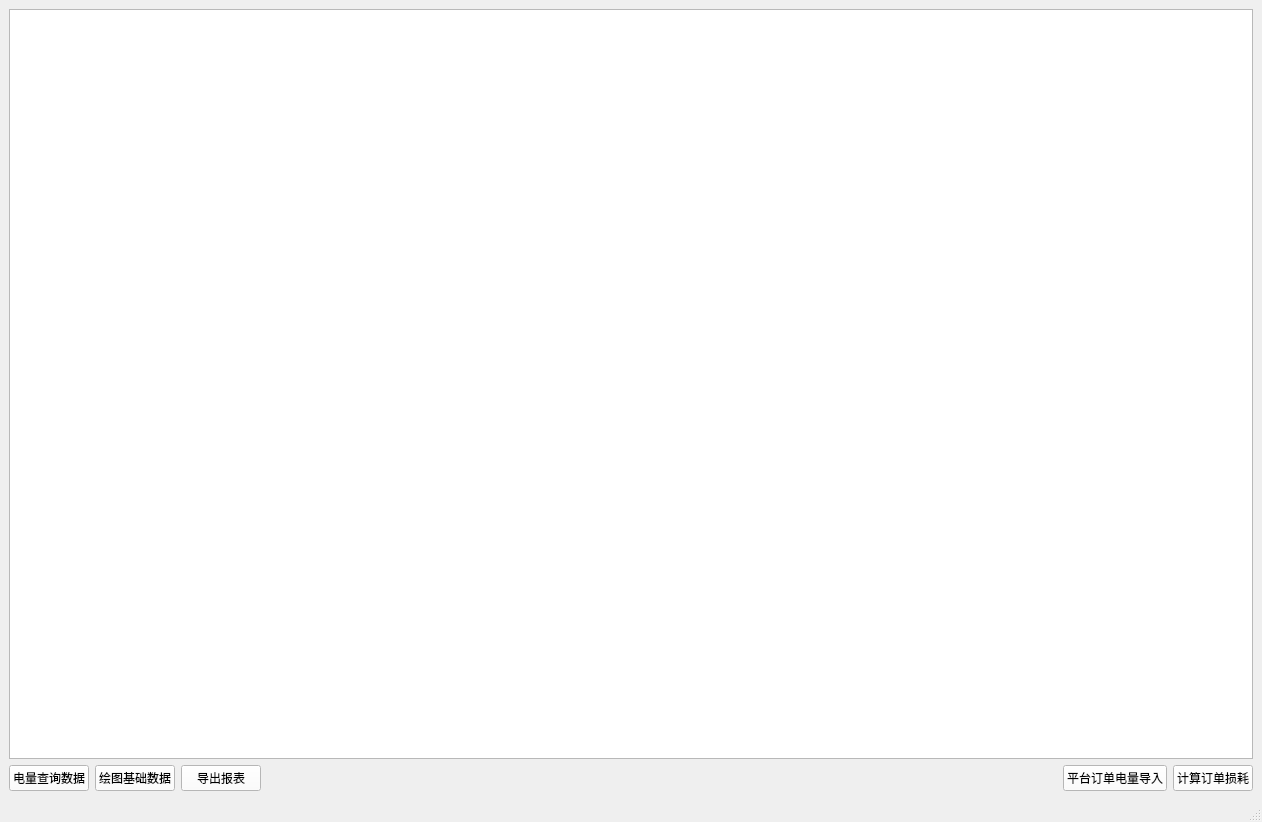
<?xml version="1.0" encoding="UTF-8"?>
<ui version="4.0">
 <class>MainWindow</class>
 <widget class="QMainWindow" name="MainWindow">
  <property name="geometry">
   <rect>
    <x>0</x>
    <y>0</y>
    <width>1262</width>
    <height>822</height>
   </rect>
  </property>
  <property name="windowTitle">
   <string>统计汇总</string>
  </property>
  <widget class="QWidget" name="centralwidget">
   <layout class="QGridLayout" name="gridLayout">
    <item row="1" column="6">
     <widget class="QPushButton" name="pushButton_3">
      <property name="enabled">
       <bool>true</bool>
      </property>
      <property name="styleSheet">
       <string notr="true">font: 13pt &quot;Adobe 黑体 Std R&quot;;
background-color: rgb(255, 255, 255);</string>
      </property>
      <property name="text">
       <string>计算订单损耗</string>
      </property>
     </widget>
    </item>
    <item row="1" column="0" colspan="2">
     <widget class="QPushButton" name="pushButton">
      <property name="styleSheet">
       <string notr="true">font: 13pt &quot;Adobe 黑体 Std R&quot;;
background-color: rgb(255, 255, 255);</string>
      </property>
      <property name="text">
       <string>电量查询数据</string>
      </property>
     </widget>
    </item>
    <item row="1" column="2">
     <widget class="QPushButton" name="pushButton_2">
      <property name="styleSheet">
       <string notr="true">font: 13pt &quot;Adobe 黑体 Std R&quot;;
background-color: rgb(255, 255, 255);</string>
      </property>
      <property name="text">
       <string>绘图基础数据</string>
      </property>
     </widget>
    </item>
    <item row="1" column="4">
     <spacer name="horizontalSpacer">
      <property name="orientation">
       <enum>Qt::Horizontal</enum>
      </property>
      <property name="sizeHint" stdset="0">
       <size>
        <width>40</width>
        <height>20</height>
       </size>
      </property>
     </spacer>
    </item>
    <item row="0" column="0" colspan="7">
     <widget class="QTableView" name="tableView">
      <property name="styleSheet">
       <string notr="true"/>
      </property>
     </widget>
    </item>
    <item row="1" column="5">
     <widget class="QPushButton" name="pushButton_4">
      <property name="enabled">
       <bool>true</bool>
      </property>
      <property name="styleSheet">
       <string notr="true">font: 13pt &quot;Adobe 黑体 Std R&quot;;
background-color: rgb(255, 255, 255);</string>
      </property>
      <property name="text">
       <string>平台订单电量导入</string>
      </property>
     </widget>
    </item>
    <item row="1" column="3">
     <widget class="QPushButton" name="pushButton_5">
      <property name="styleSheet">
       <string notr="true">font: 13pt &quot;Adobe 黑体 Std R&quot;;
background-color: rgb(255, 255, 255);</string>
      </property>
      <property name="text">
       <string>导出报表</string>
      </property>
     </widget>
    </item>
   </layout>
  </widget>
  <widget class="QStatusBar" name="statusbar"/>
 </widget>
 <resources/>
 <connections/>
</ui>
